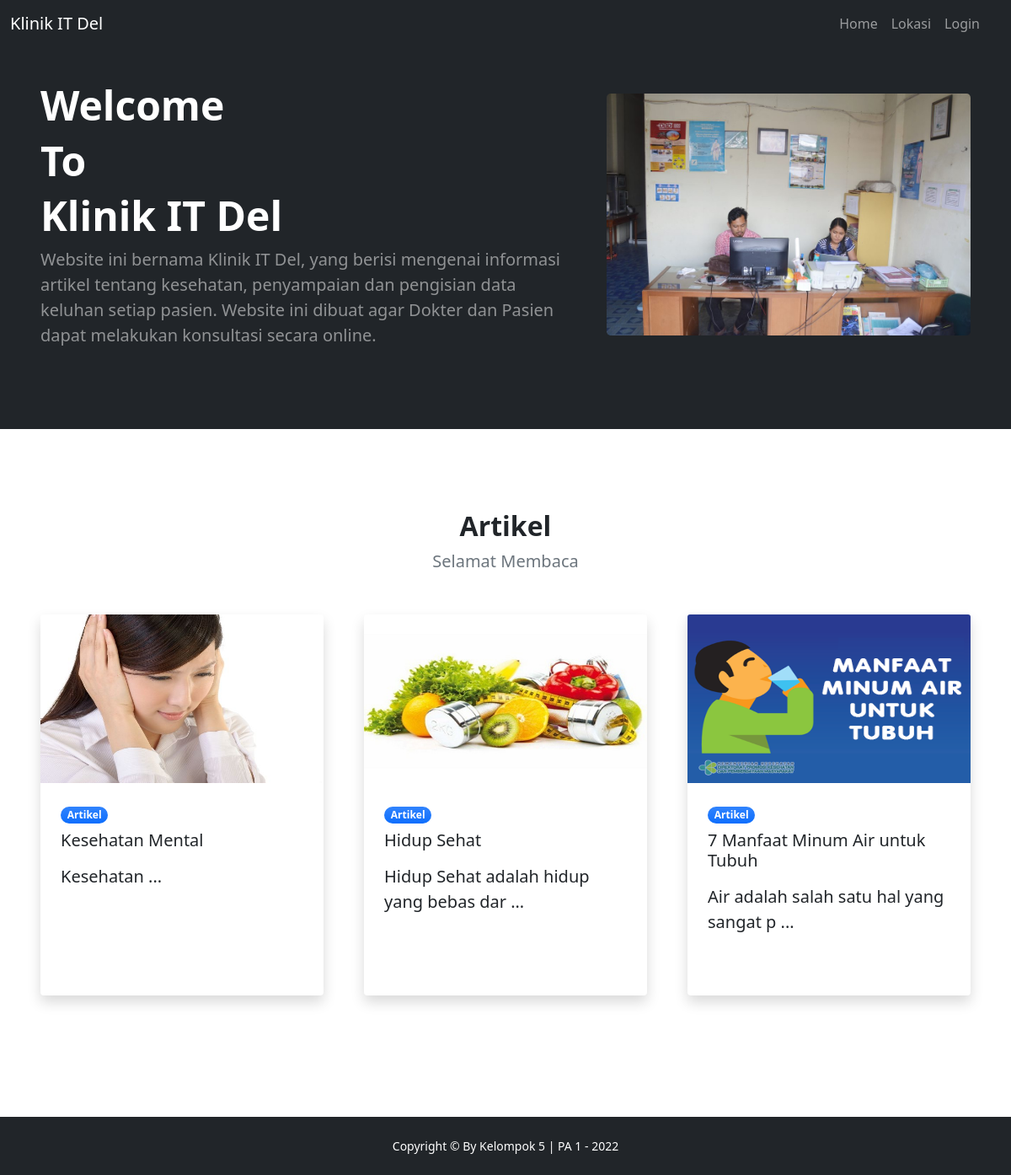
The page /views/index.php on the database its author committed.
### tables this page shows
CREATE TABLE `artikel` (
  `id` INT(11) NOT NULL AUTO_INCREMENT,
  `judul_artikel` VARCHAR(100) NOT NULL,
  `deskripsi_artikel` TEXT NOT NULL,
  `lampiran` VARCHAR(100) NOT NULL,
  `tanggal_artikel` DATETIME NOT NULL,
  `user_id` INT(100) DEFAULT NULL,
  PRIMARY KEY (`id`),
  KEY `user_id` (`user_id`),
  CONSTRAINT `artikel_ibfk_1` FOREIGN KEY (`user_id`) REFERENCES `user` (`id`)
);

### views/index.php (the view, shortened to what this page needs)
<?php
    include("user/view-header.php");
?>
<!DOCTYPE html>
<html lang="en">
    <body class="d-flex flex-column h-100">
        <main class="flex-shrink-0">
            <header class="bg-dark py-5">
                <div class="container px-5">
                    <div class="row gx-5 align-items-center justify-content-center">
                        <div class="col-lg-8 col-xl-7 col-xxl-6">
                            <div class="my-5 text-center text-xl-start">
                                <h1 class="display-5 fw-bolder text-white mb-2">Welcome </h1>
                                <h1 class="display-5 fw-bolder text-white mb-2">To </h1>
                                <h1 class="display-5 fw-bolder text-white mb-2">Klinik IT Del </h1>
                                <p class="lead fw-normal text-white-50 mb-4">Website ini bernama Klinik IT Del, yang berisi mengenai informasi artikel tentang kesehatan, penyampaian dan pengisian data keluhan setiap pasien. Website ini dibuat agar Dokter dan Pasien dapat melakukan konsultasi secara online. </p>
                            </div>
                        </div>
                        <div class="col-xl-5 col-xxl-6 d-none d-xl-block text-center">
                            <img class="img-fluid rounded-3 my-5" src="image/k4.jpg" alt="..." />
                        </div>
                    </div>
                </div>
            </header>
            <section class="py-5">
                <div class="container px-5 my-5">
                    <div class="row gx-5 justify-content-center">
                        <div class="col-lg-8 col-xl-6">
                            <div class="text-center">
                                <h2 class="fw-bolder">Artikel</h2>
                                <p class="lead fw-normal text-muted mb-5">Selamat Membaca</p>
                            </div>
                        </div>
                    </div>
                    <div class="row gx-5">
                        <?php
                            $query = mysqli_query($connect, "SELECT * FROM artikel");
                        ?>
                        <?php
                            while ($data = mysqli_fetch_assoc($query))
                            {
                                echo '<div class="col-lg-4 mb-5">';
                                    echo '<div class="card h-100 shadow border-0">';
                                        echo "<img class='card-img-top' src='" . $data['lampiran'] . "' height='200' width='115'>";
                                        echo '<div class="card-body p-4">';
                                            echo '<div class="badge bg-primary bg-gradient rounded-pill mb-2">Artikel</div>';
                                            echo '<a class="text-decoration-none link-dark stretched-link" href="./detail_artikel?id='.$data['id'].'"><h5 class="card-title mb-3">'.$data['judul_artikel'].'</h5></a>';
                                            echo '<p class="card-text mb-0">'.substr($data['deskripsi_artikel'], 0, 60).' ...</p>';
                                        echo '</div>';
                                        echo '<div class="card-footer p-4 pt-0 bg-transparent border-top-0">';
                                        echo '</div>';
                                    echo '</div>';
                                echo '</div>';
                            }
                        ?>
                    </div>
                </div>
            </section>
        </main>
    </body>
</html>
<?php
    include("user/view-footer.php");
?>

### views/user/view-header.php (shortened to what this page needs)
<!DOCTYPE html>
<html lang="en">
<head>
    <link href="https://cdn.jsdelivr.net/npm/bootstrap-icons@1.5.0/font/bootstrap-icons.css" rel="stylesheet" />
    <link href="assets/css/styles.css" rel="stylesheet" />
    <link href="assets/css/custom_table.css" rel="stylesheet" />
</head>
<body class="d-flex flex-column">
    <main class="flex-shrink-0">
        <nav class="navbar navbar-expand-lg navbar-dark bg-dark fixed-top">
            <div class="container">
                <a class="navbar-brand" href="./">Klinik IT Del</a>
                <div class="collapse navbar-collapse" id="navbarSupportedContent">
                    <ul class="navbar-nav ms-auto mb-2 mb-lg-0">
                        <li class="nav-item"><a class="nav-link" href="./">Home</a></li>
                        <?php
                        if (isset($_SESSION['username'])) {
                            if ($data['status'] == 'admin') {
                                echo '<li class="nav-item"><a class="nav-link" href="./daftar_keluhan">Daftar Keluhan</a></li>';
                                echo '<li class="nav-item"><a class="nav-link" href="./daftar_artikel">Daftar Artikel</a></li>';
                                echo '<li class="nav-item"><a class="nav-link" href="./logout" target="_self">Logout</a></li>';
                            } else {
                                echo '<li class="nav-item"><a class="nav-link" href="./peta" target="">Lokasi</a></li>';
                                echo '<li class="nav-item"><a class="nav-link" href="./lapor_keluhan">Lapor Keluhan</a></li>';
                                echo '<li class="nav-item"><a class="nav-link" href="./riwayat_keluhan">Riwayat Keluhan</a></li>';
                                echo ' <li class="nav-item dropdown">
                                            <a class="nav-link dropdown-toggle" id="navbarDropdownUser" href="#" role="button" data-bs-toggle="dropdown" aria-expanded="false">Hi, ' . $data['name'] . '!</a>
                                            <ul class="dropdown-menu dropdown-menu-end" aria-labelledby="navbarDropdownUser">
                                                <li><a class="dropdown-item" href="./profil">Profil</a></li>
                                                <li><a class="dropdown-item" href="./logout" target="_self">Logout</a></li>
                                            </ul>
                                        </li>';
                            }
                        } else {
                            echo '<li class="nav-item">
                                            <a class="nav-link" href="./peta" target="">Lokasi</a>
                                        </li>';
                            echo '<li class="nav-item">
                                            <a class="nav-link" href="./login" style="padding-right: 25px" target="_self">Login</a>
                                        </li>';
                        }
                        ?>
                    </ul>
                </div>
            </div>
        </nav>
    </main>
</body>
</html>

### views/user/view-footer.php (shortened to what this page needs)
<!DOCTYPE html>
<html lang="en">
    <body class="d-flex flex-column">
        <footer class="bg-dark py-4 mt-auto">
            <div class="container px-5">
                <div class="row align-items-center justify-content-center flex-column flex-sm-row">
                    <div class="col-auto">
                        <p class="small m-0 text-white" >Copyright &copy; By Kelompok 5 | PA 1 - 2022 </p>
                    </div>
                </div>
            </div>
        </footer>
    </body>
</html>

### views/user/view-header.php (style rules this page uses)
@media (min-width: 1200px) { .container { max-width: 1200px; } }

### rows shown on the page
artikel: lampiran (picture), judul_artikel "Kesehatan Mental", deskripsi_artikel "Kesehatan"
artikel: lampiran (picture), judul_artikel "Hidup Sehat", deskripsi_artikel "Hidup Sehat adalah hidup yang bebas dar"
artikel: lampiran (picture), judul_artikel "7 Manfaat Minum Air untuk Tubuh", deskripsi_artikel "Air adalah salah satu hal yang sangat p"
